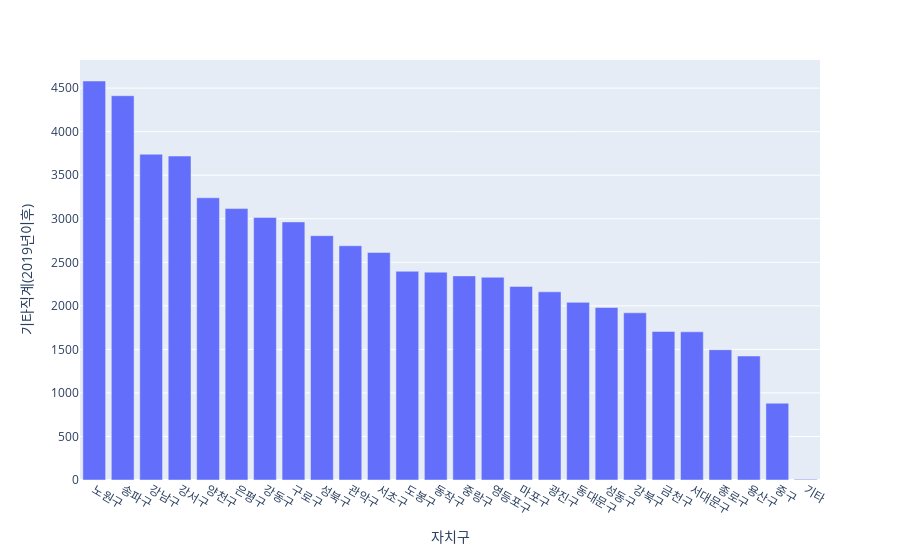

Notebook code for this chart:
### Markdown cell above
`2` 자치구별 기타직계 합산 확인

### Code cell
c_table.groupby("자치구", as_index = False)[["기타직계(2019년이후)"]].sum().sort_values("기타직계(2019년이후)",ascending = False).\
                    plot(x = "자치구", y = "기타직계(2019년이후)", kind = "bar", backend = "plotly")

### Figure 1 — Plotly figure (JSON) as saved in the notebook; plotly's stock layout.template omitted (floating-point values rounded to 4 significant figures)
{"data": [{"alignmentgroup": "True", "hovertemplate": "자치구=%{x}<br>기타직계(2019년이후)=%{y}<extra></extra>", "legendgroup": "", "marker": {"color": "#636efa", "pattern": {"shape": ""}}, "name": "", "offsetgroup": "", "orientation": "v", "showlegend": false, "textposition": "auto", "type": "bar", "x": ["노원구", "송파구", "강남구", "강서구", "양천구", "은평구", "강동구", "구로구", "성북구", "관악구", "서초구", "도봉구", "동작구", "중랑구", "영등포구", "마포구", "광진구", "동대문구", "성동구", "강북구", "금천구", "서대문구", "종로구", "용산구", "중구", "기타"], "xaxis": "x", "y": [4582, 4413, 3741, 3720, 3241, 3117, 3014, 2964, 2806, 2690, 2613, 2397, 2387, 2344, 2328, 2223, 2161, 2040, 1981, 1920, 1706, 1702, 1496, 1424, 882, 8], "yaxis": "y"}], "layout": {"autosize": true, "barmode": "relative", "legend": {"tracegroupgap": 0}, "margin": {"t": 60}, "xaxis": {"anchor": "y", "autorange": true, "domain": [0, 1], "range": [-0.5, 25.5], "title": {"text": "자치구"}, "type": "category"}, "yaxis": {"anchor": "x", "autorange": true, "domain": [0, 1], "range": [0, 4823.0], "title": {"text": "기타직계(2019년이후)"}, "type": "linear"}}}
